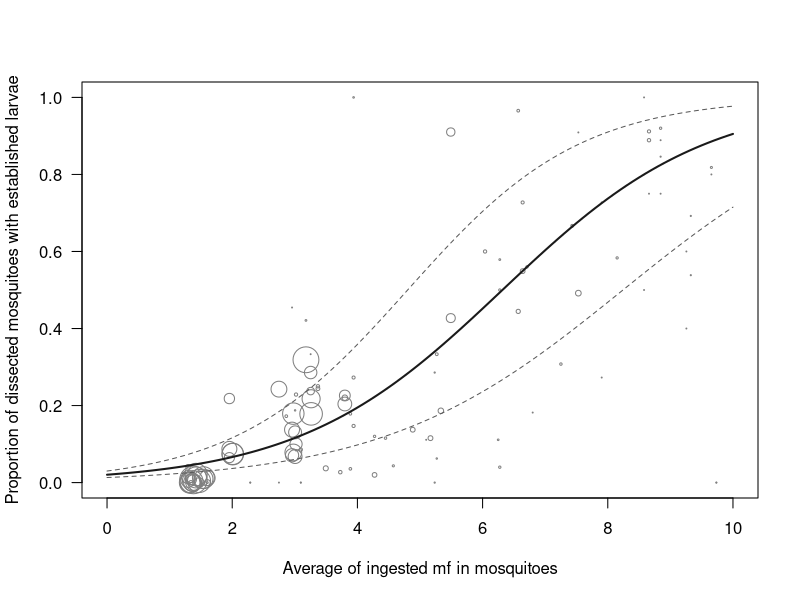
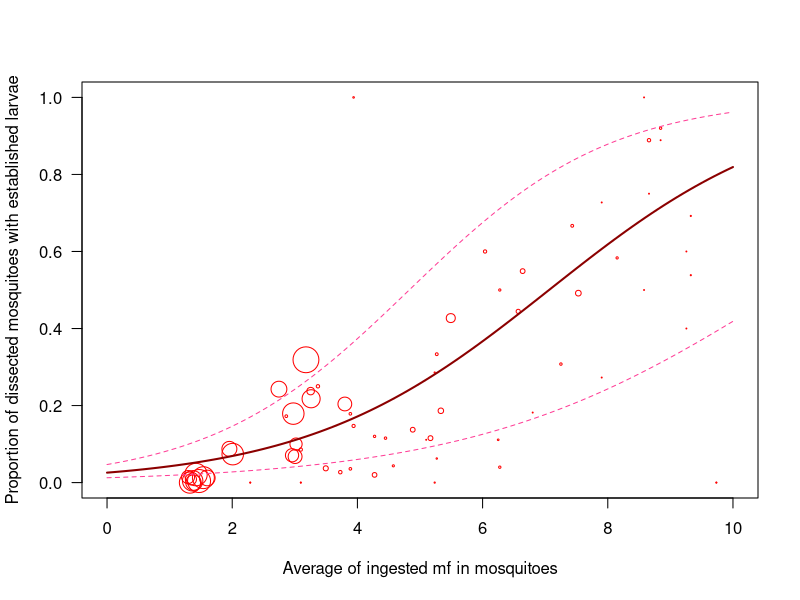
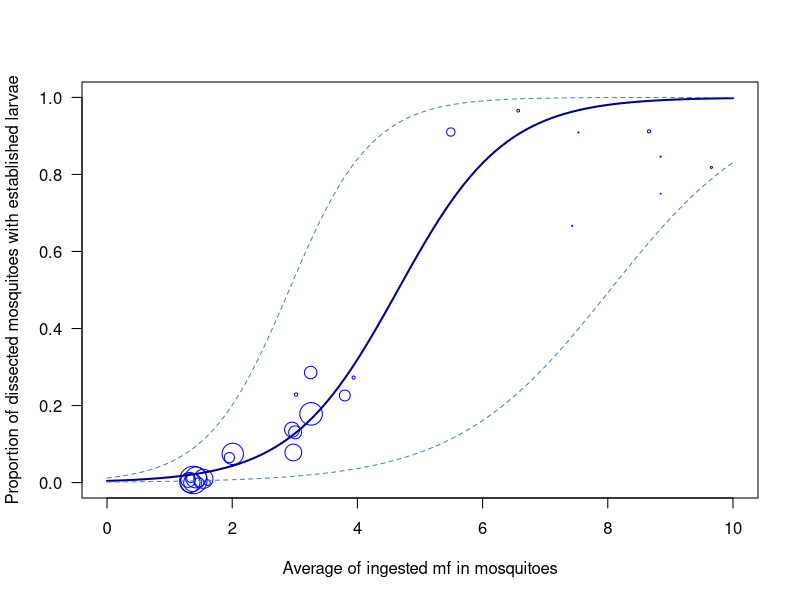
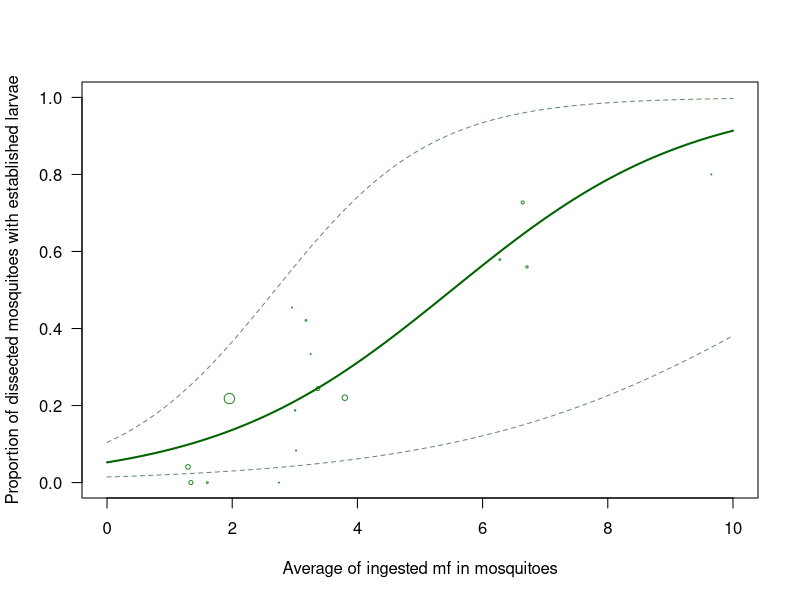

The R source for these figures, in order:
# bootstrapped confidence interval
# SOURCE: https://epurdom.github.io/Stat131A/book/curve-fitting.html

# 1. Data used mfE vs. Mosquito proportion with Larvae #########################
# Data needed:
# dat_sel$Human_mf_intensity_per20uL
# dat_sel$Mosquito_larvae_infected_proportion_fromtotaldissected
# dat_sel$mf_mean_arithmetic_pertotaldissectedmosquito
# dat_sel$mfE_mean_calculated

# 1. Data preparation ##########################################################
library(tidyverse)
library(readxl)

dat_sel <- read.csv("inputs/Mosquito_EstablishedInfection_Data_clean.csv")

# 2. SUCCESSSS glm #############################################################
# TRIAL use glmm by family.glmm = binomial # FAILED coz' package inconsistencies
# 2.1. Use mfE vs. Proportion, ALL SPECIES #####################################
dat_anal <- dat_sel %>% 
  select(Reference, Mosquito_species, Mosquito_larvae_infected_proportion_fromtotaldissected, Mosquito_totaldissected, Mosquito_larvae_infected_count, mfE_mean_calculated) %>% 
  filter(!is.na(Mosquito_larvae_infected_proportion_fromtotaldissected) & Mosquito_larvae_infected_proportion_fromtotaldissected != "not_analysed",
         !is.na(mfE_mean_calculated) & mfE_mean_calculated != "not_analysed") %>%
  mutate(Unique_ID = row_number()) %>% 
  # view() %>% 
  glimpse()

# To simplify my life a bit
y <- dat_anal$Mosquito_larvae_infected_proportion_fromtotaldissected
x <- dat_anal$mfE_mean_calculated
AllMosq <- dat_anal$Mosquito_totaldissected
AllPos <- dat_anal$Mosquito_larvae_infected_count

# THE BOOTSTRAP! ###############################################################
bootstrapGLM <- function(y, x, repetitions, confidence.level = 0.95) {
  fit <- glm(cbind(AllPos, AllMosq - AllPos) ~ x, family = binomial(link = "logit"))
  stat.obs <- coef(fit)
  sum.all <- summary(fit)
  std.Err <- sum.all$coefficients[, "Std. Error"] # that pain-in-the ass Std.Err coz examples only calculate CI
  
  # Bootstrap function
  bootFun <- function() {
    sampled <- sample(1:length(y), size = length(y), replace = TRUE) # Replacement
    fit_sampled <- glm(cbind(AllPos[sampled], AllMosq[sampled] - AllPos[sampled]) ~ x[sampled], family = binomial(link = "logit"))
    
    coef(fit_sampled)
  }
  
  stat.boot <- replicate(repetitions, bootFun())
  
  # Format result
  nm <- deparse(substitute(x))
  row.names(stat.boot)[2] <- nm
  level <- 1 - confidence.level
  confidence.interval <- apply(stat.boot, 1, quantile, probs = c(level/2, 1 - level/2))
  
  # CI list and bootstrapped coefficients
  return(list(
    confidence.interval = cbind(lower = confidence.interval[1,], 
                                estimate = stat.obs, 
                                upper = confidence.interval[2,],
                                stdError = std.Err), # bind that pain-in-the ass Std.Err
    bootStats = stat.boot
  ))
}

# Call bootstrap with ORI data
result <- bootstrapGLM(y = cbind(AllPos, AllMosq - AllPos), 
                       x = dat_anal$mfE_mean_calculated, 
                       repetitions = 1000, 
                       confidence.level = 0.95)
result

# PLOT #########################################################################
# Confidence intervals
private_conf <- result$confidence.interval
private_conf

# Plot the data
plot(x,y, las = 1, pch = 1,
     xlab = "Average of ingested mf in mosquitoes", ylab = "Proportion of dissected mosquitoes with established larvae",
     xlim = c(0,10), ylim = c(0,1), col = "grey50", cex = AllMosq/80)

lower <- private_conf[,1]
estim <- private_conf[,2] # the equation!
upper <- private_conf[,3]

logit <- function(x,l1,l2) { # Translated from the log-odds function from b0 = l1 & b1 = l2
  1/(1+exp(-(l1+l2*x)))
}

curve(logit(x, estim[1], estim[2]), col = "grey10", add = TRUE, lwd = 2) # the equation based on bootstrap
curve(logit(x, upper[1], upper[2]), col = "grey35", add = TRUE, lty = 2) # Upper bound
curve(logit(x, lower[1], lower[2]), col = "grey35", add = TRUE, lty = 2) # Lower bound


# 2.2. Use mfE vs. Proportion, An. gambiae #####################################
# par(mfrow = c(1,2)) # for plotting together An. g & An. a in one output
dat_anal <- dat_sel %>% 
  select(Mosquito_species, Mosquito_larvae_infected_proportion_fromtotaldissected, Mosquito_totaldissected, Mosquito_larvae_infected_count, mfE_mean_calculated) %>% 
  filter(!is.na(Mosquito_larvae_infected_proportion_fromtotaldissected) & Mosquito_larvae_infected_proportion_fromtotaldissected != "not_analysed",
         !is.na(mfE_mean_calculated) & mfE_mean_calculated != "not_analysed",
         Mosquito_species == "An. gambiae") %>%
  mutate(Unique_ID = row_number()) %>% 
  # view() %>% 
  glimpse()

# To simplify my life a bit
y <- dat_anal$Mosquito_larvae_infected_proportion_fromtotaldissected
x <- dat_anal$mfE_mean_calculated
AllMosq <- dat_anal$Mosquito_totaldissected
AllPos <- dat_anal$Mosquito_larvae_infected_count

# THE BOOTSTRAP! ###############################################################
bootstrapGLM <- function(y, x, repetitions, confidence.level = 0.95) {
  fit <- glm(cbind(AllPos, AllMosq - AllPos) ~ x, family = binomial(link = "logit"))
  stat.obs <- coef(fit)
  sum.all <- summary(fit)
  std.Err <- sum.all$coefficients[, "Std. Error"] # that pain-in-the ass Std.Err coz examples only calculate CI
  
  # Bootstrap function
  bootFun <- function() {
    sampled <- sample(1:length(y), size = length(y), replace = TRUE) # Replacement
    fit_sampled <- glm(cbind(AllPos[sampled], AllMosq[sampled] - AllPos[sampled]) ~ x[sampled], family = binomial(link = "logit"))
    
    coef(fit_sampled)
  }
  
  stat.boot <- replicate(repetitions, bootFun())
  
  # Format result
  nm <- deparse(substitute(x))
  row.names(stat.boot)[2] <- nm
  level <- 1 - confidence.level
  confidence.interval <- apply(stat.boot, 1, quantile, probs = c(level/2, 1 - level/2))
  
  # CI list and bootstrapped coefficients
  return(list(
    confidence.interval = cbind(lower = confidence.interval[1,], 
                                estimate = stat.obs, 
                                upper = confidence.interval[2,],
                                stdError = std.Err), # bind that pain-in-the ass Std.Err
    bootStats = stat.boot
  ))
}

# Call bootstrap with ORI data
result <- bootstrapGLM(y = cbind(AllPos, AllMosq - AllPos), 
                       x = dat_anal$mfE_mean_calculated, 
                       repetitions = 1000, 
                       confidence.level = 0.95)
result

# PLOT #########################################################################
# Confidence intervals
private_conf <- result$confidence.interval
private_conf

# Plot the data
plot(x,y, las = 1, pch = 1,
     xlab = "Average of ingested mf in mosquitoes", ylab = "Proportion of dissected mosquitoes with established larvae",
     xlim = c(0,10), ylim = c(0,1), col = "red", cex = AllMosq/80)

lower <- private_conf[,1]
estim <- private_conf[,2] # the equation!
upper <- private_conf[,3]

logit <- function(x,l1,l2) { # Translated from the log-odds function from b0 = l1 & b1 = l2
  1/(1+exp(-(l1+l2*x)))
}

curve(logit(x, estim[1], estim[2]), col = "darkred", add = TRUE, lwd = 2) # the equation based on bootstrap
curve(logit(x, upper[1], upper[2]), col = "violetred1", add = TRUE, lty = 2) # Upper bound
curve(logit(x, lower[1], lower[2]), col = "violetred1", add = TRUE, lty = 2) # Lower bound


# 2.3. Use mfE vs. Proportion, An. arabiensis #####################################
dat_anal <- dat_sel %>% 
  select(Mosquito_species, Mosquito_larvae_infected_proportion_fromtotaldissected, Mosquito_totaldissected, Mosquito_larvae_infected_count, mfE_mean_calculated) %>% 
  filter(!is.na(Mosquito_larvae_infected_proportion_fromtotaldissected) & Mosquito_larvae_infected_proportion_fromtotaldissected != "not_analysed",
         !is.na(mfE_mean_calculated) & mfE_mean_calculated != "not_analysed",
         Mosquito_species == "An. arabiensis") %>%
  mutate(Unique_ID = row_number()) %>% 
  # view() %>% 
  glimpse()

# To simplify my life a bit
y <- dat_anal$Mosquito_larvae_infected_proportion_fromtotaldissected
x <- dat_anal$mfE_mean_calculated
AllMosq <- dat_anal$Mosquito_totaldissected
AllPos <- dat_anal$Mosquito_larvae_infected_count

# THE BOOTSTRAP! ###############################################################
# THE BOOTSTRAP! ###############################################################
bootstrapGLM <- function(y, x, repetitions, confidence.level = 0.95) {
  fit <- glm(cbind(AllPos, AllMosq - AllPos) ~ x, family = binomial(link = "logit"))
  stat.obs <- coef(fit)
  sum.all <- summary(fit)
  std.Err <- sum.all$coefficients[, "Std. Error"] # that pain-in-the ass Std.Err coz examples only calculate CI
  
  # Bootstrap function
  bootFun <- function() {
    sampled <- sample(1:length(y), size = length(y), replace = TRUE) # Replacement
    fit_sampled <- glm(cbind(AllPos[sampled], AllMosq[sampled] - AllPos[sampled]) ~ x[sampled], family = binomial(link = "logit"))
    
    coef(fit_sampled)
  }
  
  stat.boot <- replicate(repetitions, bootFun())
  
  # Format result
  nm <- deparse(substitute(x))
  row.names(stat.boot)[2] <- nm
  level <- 1 - confidence.level
  confidence.interval <- apply(stat.boot, 1, quantile, probs = c(level/2, 1 - level/2))
  
  # CI list and bootstrapped coefficients
  return(list(
    confidence.interval = cbind(lower = confidence.interval[1,], 
                                estimate = stat.obs, 
                                upper = confidence.interval[2,],
                                stdError = std.Err), # bind that pain-in-the ass Std.Err
    bootStats = stat.boot
  ))
}

# Call bootstrap with ORI data
result <- bootstrapGLM(y = cbind(AllPos, AllMosq - AllPos), 
                       x = dat_anal$mfE_mean_calculated, 
                       repetitions = 1000, 
                       confidence.level = 0.95)
result

# PLOT #########################################################################
# Confidence intervals
private_conf <- result$confidence.interval
private_conf

# Plot the data
plot(x,y, las = 1, pch = 1,
     xlab = "Average of ingested mf in mosquitoes", ylab = "Proportion of dissected mosquitoes with established larvae",
     xlim = c(0,10), ylim = c(0,1), col = "blue", cex = AllMosq/80)

lower <- private_conf[,1]
estim <- private_conf[,2] # the equation!
upper <- private_conf[,3]

logit <- function(x,l1,l2) { # Translated from the log-odds function from b0 = l1 & b1 = l2
  1/(1+exp(-(l1+l2*x)))
}

curve(logit(x, estim[1], estim[2]), col = "darkblue", add = TRUE, lwd = 2) # the equation based on bootstrap
curve(logit(x, upper[1], upper[2]), col = "steelblue", add = TRUE, lty = 2) # Upper bound
curve(logit(x, lower[1], lower[2]), col = "steelblue", add = TRUE, lty = 2) # Lower bound

par(mfrow = c(1,1))

# 2.4. Use mfE vs. Proportion, An. melas #######################################
dat_anal <- dat_sel %>% 
  select(Mosquito_species, Mosquito_larvae_infected_proportion_fromtotaldissected, Mosquito_totaldissected, Mosquito_larvae_infected_count, mfE_mean_calculated) %>% 
  filter(!is.na(Mosquito_larvae_infected_proportion_fromtotaldissected) & Mosquito_larvae_infected_proportion_fromtotaldissected != "not_analysed",
         !is.na(mfE_mean_calculated) & mfE_mean_calculated != "not_analysed",
         Mosquito_species == "An. melas") %>%
  mutate(Unique_ID = row_number()) %>% 
  # view() %>% 
  glimpse()

# To simplify my life a bit
y <- dat_anal$Mosquito_larvae_infected_proportion_fromtotaldissected
x <- dat_anal$mfE_mean_calculated
AllMosq <- dat_anal$Mosquito_totaldissected
AllPos <- dat_anal$Mosquito_larvae_infected_count

# THE BOOTSTRAP! ###############################################################
# THE BOOTSTRAP! ###############################################################
bootstrapGLM <- function(y, x, repetitions, confidence.level = 0.95) {
  fit <- glm(cbind(AllPos, AllMosq - AllPos) ~ x, family = binomial(link = "logit"))
  stat.obs <- coef(fit)
  sum.all <- summary(fit)
  std.Err <- sum.all$coefficients[, "Std. Error"] # that pain-in-the ass Std.Err coz examples only calculate CI
  
  # Bootstrap function
  bootFun <- function() {
    sampled <- sample(1:length(y), size = length(y), replace = TRUE) # Replacement
    fit_sampled <- glm(cbind(AllPos[sampled], AllMosq[sampled] - AllPos[sampled]) ~ x[sampled], family = binomial(link = "logit"))
    
    coef(fit_sampled)
  }
  
  stat.boot <- replicate(repetitions, bootFun())
  
  # Format result
  nm <- deparse(substitute(x))
  row.names(stat.boot)[2] <- nm
  level <- 1 - confidence.level
  confidence.interval <- apply(stat.boot, 1, quantile, probs = c(level/2, 1 - level/2))
  
  # CI list and bootstrapped coefficients
  return(list(
    confidence.interval = cbind(lower = confidence.interval[1,], 
                                estimate = stat.obs, 
                                upper = confidence.interval[2,],
                                stdError = std.Err), # bind that pain-in-the ass Std.Err
    bootStats = stat.boot
  ))
}

# Call bootstrap with ORI data
result <- bootstrapGLM(y = cbind(AllPos, AllMosq - AllPos), 
                       x = dat_anal$mfE_mean_calculated, 
                       repetitions = 1000, 
                       confidence.level = 0.95)
result

# PLOT #########################################################################
# Confidence intervals
private_conf <- result$confidence.interval
private_conf

# Plot the data
plot(x,y, las = 1, pch = 1,
     xlab = "Average of ingested mf in mosquitoes", ylab = "Proportion of dissected mosquitoes with established larvae",
     xlim = c(0,10), ylim = c(0,1), col = "forestgreen", cex = AllMosq/80)

lower <- private_conf[,1]
estim <- private_conf[,2] # the equation!
upper <- private_conf[,3]

logit <- function(x,l1,l2) { # Translated from the log-odds function from b0 = l1 & b1 = l2
  1/(1+exp(-(l1+l2*x)))
}

curve(logit(x, estim[1], estim[2]), col = "darkgreen", add = TRUE, lwd = 2) # the equation based on bootstrap
curve(logit(x, upper[1], upper[2]), col = "darkseagreen4", add = TRUE, lty = 2) # Upper bound
curve(logit(x, lower[1], lower[2]), col = "darkseagreen4", add = TRUE, lty = 2) # Lower bound

par(mfrow = c(1,1))